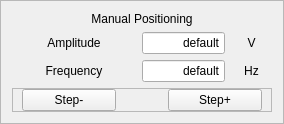
        <widget class="QFrame" name="frame_ManualPositioning_Axis1">
         <property name="frameShape">
          <enum>QFrame::StyledPanel</enum>
         </property>
         <property name="frameShadow">
          <enum>QFrame::Raised</enum>
         </property>
         <layout class="QGridLayout" name="gridLayout_6" columnstretch="3,2,1" rowminimumheight="1,1,1,3">
          <item row="1" column="0">
           <widget class="QLabel" name="label_13">
            <property name="text">
             <string>Amplitude</string>
            </property>
            <property name="alignment">
             <set>Qt::AlignCenter</set>
            </property>
           </widget>
          </item>
          <item row="1" column="1">
           <widget class="QLineEdit" name="lineEdit_Amplitude_Axis1">
            <property name="sizePolicy">
             <sizepolicy hsizetype="Expanding" vsizetype="Preferred">
              <horstretch>0</horstretch>
              <verstretch>0</verstretch>
             </sizepolicy>
            </property>
            <property name="toolTip">
             <string>Aplitude applied in one pulse, maximum 60V.</string>
            </property>
            <property name="text">
             <string>default</string>
            </property>
            <property name="alignment">
             <set>Qt::AlignRight|Qt::AlignTrailing|Qt::AlignVCenter</set>
            </property>
           </widget>
          </item>
          <item row="1" column="2">
           <widget class="QLabel" name="label_2">
            <property name="text">
             <string>V</string>
            </property>
            <property name="alignment">
             <set>Qt::AlignCenter</set>
            </property>
           </widget>
          </item>
          <item row="2" column="0">
           <widget class="QLabel" name="label_14">
            <property name="text">
             <string>Frequency</string>
            </property>
            <property name="alignment">
             <set>Qt::AlignCenter</set>
            </property>
           </widget>
          </item>
          <item row="2" column="1">
           <widget class="QLineEdit" name="lineEdit_Frequency_Axis1">
            <property name="sizePolicy">
             <sizepolicy hsizetype="Expanding" vsizetype="Preferred">
              <horstretch>0</horstretch>
              <verstretch>0</verstretch>
             </sizepolicy>
            </property>
            <property name="toolTip">
             <string>Frequency applied in one step, maximum 5k Hz. Resolution 1 Hz</string>
            </property>
            <property name="text">
             <string>default</string>
            </property>
            <property name="alignment">
             <set>Qt::AlignRight|Qt::AlignTrailing|Qt::AlignVCenter</set>
            </property>
           </widget>
          </item>
          <item row="2" column="2">
           <widget class="QLabel" name="label_3">
            <property name="text">
             <string>Hz</string>
            </property>
            <property name="alignment">
             <set>Qt::AlignCenter</set>
            </property>
           </widget>
          </item>
          <item row="3" column="0" colspan="3">
           <widget class="QFrame" name="frame_5">
            <property name="frameShape">
             <enum>QFrame::StyledPanel</enum>
            </property>
            <property name="frameShadow">
             <enum>QFrame::Raised</enum>
            </property>
            <layout class="QHBoxLayout" name="horizontalLayout_6" stretch="2,1,2">
             <property name="topMargin">
              <number>0</number>
             </property>
             <property name="bottomMargin">
              <number>0</number>
             </property>
             <item>
              <widget class="QPushButton" name="pushButton_ManualStepMinus_Axis1">
               <property name="sizePolicy">
                <sizepolicy hsizetype="Preferred" vsizetype="Preferred">
                 <horstretch>0</horstretch>
                 <verstretch>0</verstretch>
                </sizepolicy>
               </property>
               <property name="text">
                <string>Step-</string>
               </property>
              </widget>
             </item>
             <item>
              <spacer name="horizontalSpacer">
               <property name="orientation">
                <enum>Qt::Horizontal</enum>
               </property>
               <property name="sizeHint" stdset="0">
                <size>
                 <width>36</width>
                 <height>20</height>
                </size>
               </property>
              </spacer>
             </item>
             <item>
              <widget class="QPushButton" name="pushButton_ManualStepPlus_Axis1">
               <property name="sizePolicy">
                <sizepolicy hsizetype="Preferred" vsizetype="Preferred">
                 <horstretch>0</horstretch>
                 <verstretch>0</verstretch>
                </sizepolicy>
               </property>
               <property name="text">
                <string>Step+</string>
               </property>
              </widget>
             </item>
            </layout>
           </widget>
          </item>
          <item row="0" column="0" colspan="3">
           <widget class="QLabel" name="label_12">
            <property name="text">
             <string>Manual Positioning</string>
            </property>
            <property name="alignment">
             <set>Qt::AlignCenter</set>
            </property>
           </widget>
          </item>
         </layout>
        </widget>
